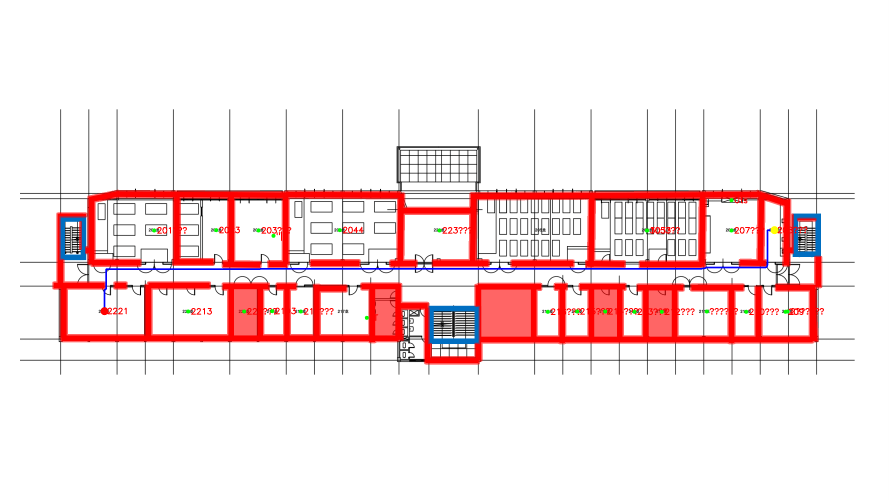
#> input picture outputs/red_wall_run/overlay_red_wall.png, 2667 x 1500 px (shown at 1/3 size)
$ python -i process_red_and_run.py   (imports and definitions only)
#> lines starting #> are read from the running program, lines starting #| are printed output that depends on the picture; after the words box and inside, x2 and y2 are one past the last pixel; in counts of white or black regions, pixels touching at a corner belong together
#> further down, picture is the input picture: shape (1500, 2667, 3); mean B, G, R 229.2, 228.3, 247
### run_navigation.py
import os
from pathlib import Path
import glob
import cv2
import numpy as np
from ultralytics import YOLO
from collections import deque
import easyocr
import json
import re
import argparse

###############################################################
# 0. MODEL PATH
###############################################################

SEG_MODEL_PATH = r"C:\SW_3_2\toridos\AiCane\runs\segment\train7\weights\best.pt"
OCR_MODEL_PATH = r"C:\SW_3_2\toridos\AiCane\runs\detect\train\weights\best.pt"


def resolve_model(path):
    if os.path.exists(path):
        return path
    found = glob.glob("**/best.pt", recursive=True)
    if found:
        print("[!] WARNING: model not found, fallback →", found[0])
        return found[0]
    raise FileNotFoundError(path)


seg_model = YOLO(resolve_model(SEG_MODEL_PATH))
ocr_model = YOLO(resolve_model(OCR_MODEL_PATH))
ocr_reader = easyocr.Reader(["ko", "en"])

# OCR configuration
OCR_CONF_THRESHOLD = 0.25  # accept detections with confidence >= this (EasyOCR returns 0..1)

TEXT_CLASS = 0
ROOM_CLASS = 2


###############################################################
# UTIL FUNCTIONS
###############################################################

# [1078 lines left out: functions normalize_text, levenshtein, run_seg, run_ocr, list_texts, ask and 17 more, not called in this run]


###############################################################
# MAIN
###############################################################

# [62 lines that do not run on import are left out]

### scripts/process_red_and_run.py
import os
import cv2
import numpy as np
from pathlib import Path

import sys
from pathlib import Path as _Path

# ensure repo root is on sys.path so run_navigation can be imported the same way
repo_root = _Path(__file__).resolve().parents[1]
sys.path.insert(0, str(repo_root))
import run_navigation as rn


def extract_red_mask(img, kernel_size=7, min_area=500):
#> called with kernel_size = 7, min_area = 500
    hsv = cv2.cvtColor(img, cv2.COLOR_BGR2HSV)
#> hsv: shape (1500, 2667, 3); mean H, S, V 1.1, 21.8, 248.7

    lower1 = np.array([0, 100, 50])
    upper1 = np.array([10, 255, 255])
    lower2 = np.array([160, 100, 50])
    upper2 = np.array([180, 255, 255])

    mask1 = cv2.inRange(hsv, lower1, upper1)
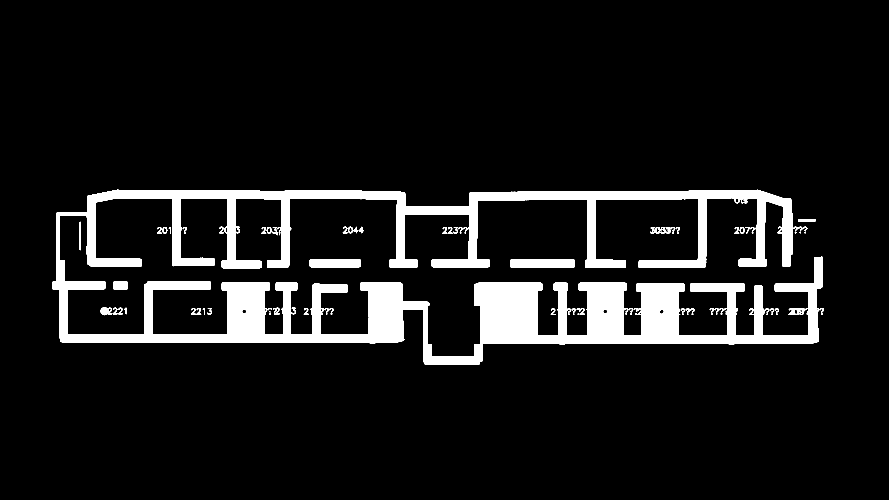
#> mask1: shape (1500, 2667) (shown at 1/3 size); 9% white; 98 white regions (31 under 20 px), largest, box (x1, y1, x2, y2) and area: (157, 569, 2467, 1094) 341544, (1531, 778, 1724, 803) 4801, (928, 777, 1082, 802) 3811
    mask2 = cv2.inRange(hsv, lower2, upper2)
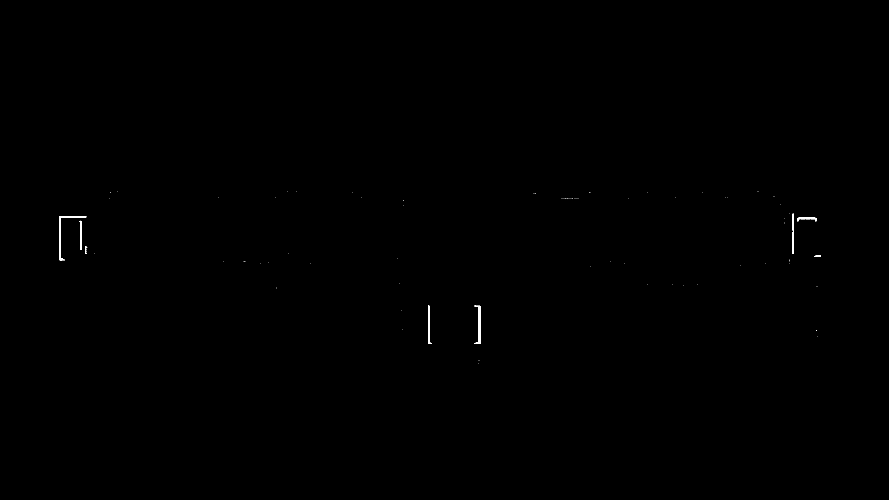
#> mask2: shape (1500, 2667) (shown at 1/3 size); 0.09% white; 96 white regions (88 under 20 px), largest, box (x1, y1, x2, y2) and area: (178, 648, 259, 781) 962, (1423, 917, 1441, 1032) 662, (1284, 917, 1296, 1032) 592
    mask = cv2.bitwise_or(mask1, mask2)
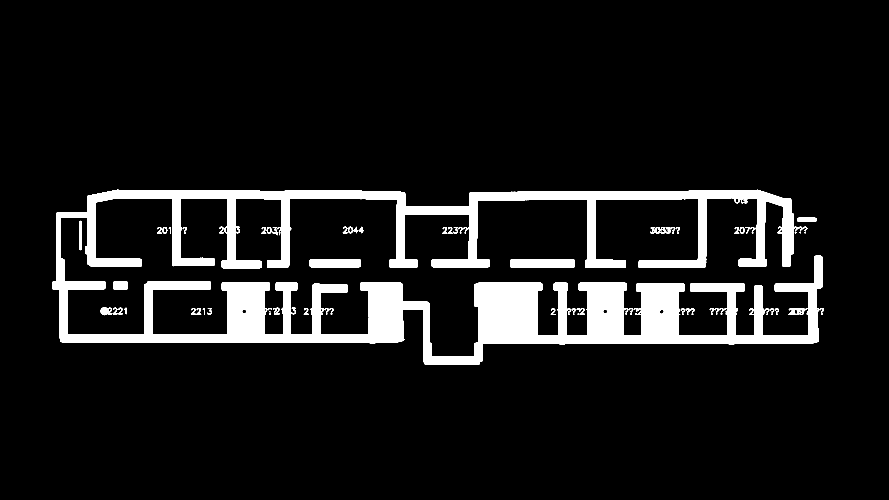
#> mask: shape (1500, 2667) (shown at 1/3 size); 9.1% white; 97 white regions (31 under 20 px), largest, box (x1, y1, x2, y2) and area: (157, 569, 2467, 1094) 344557, (1531, 778, 1724, 803) 4801, (928, 777, 1082, 802) 3812

    kernel = cv2.getStructuringElement(cv2.MORPH_ELLIPSE, (kernel_size, kernel_size))
    mask = cv2.morphologyEx(mask, cv2.MORPH_CLOSE, kernel, iterations=1)
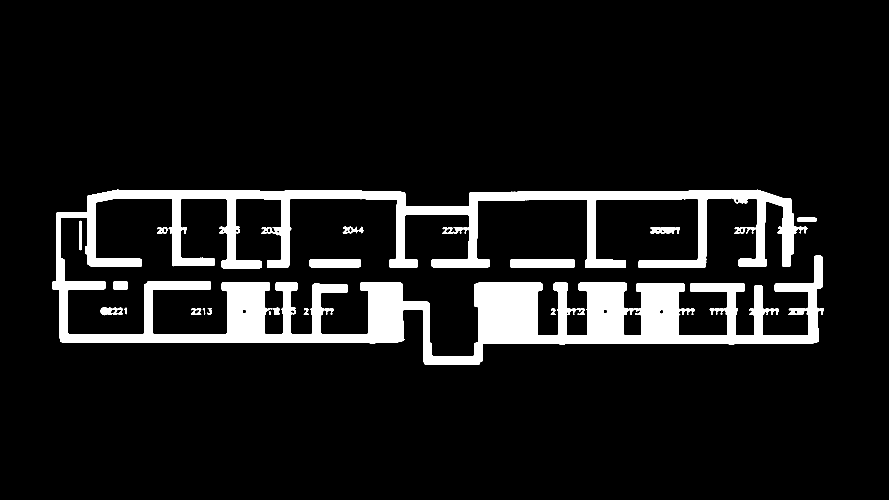
#> mask: shape (1500, 2667) (shown at 1/3 size); 9.2% white; 21 white regions (3 under 20 px), largest, box (x1, y1, x2, y2) and area: (157, 569, 2472, 1094) 352888, (1531, 778, 1724, 803) 4801, (928, 777, 1082, 802) 3812
    mask = cv2.dilate(mask, kernel, iterations=1)
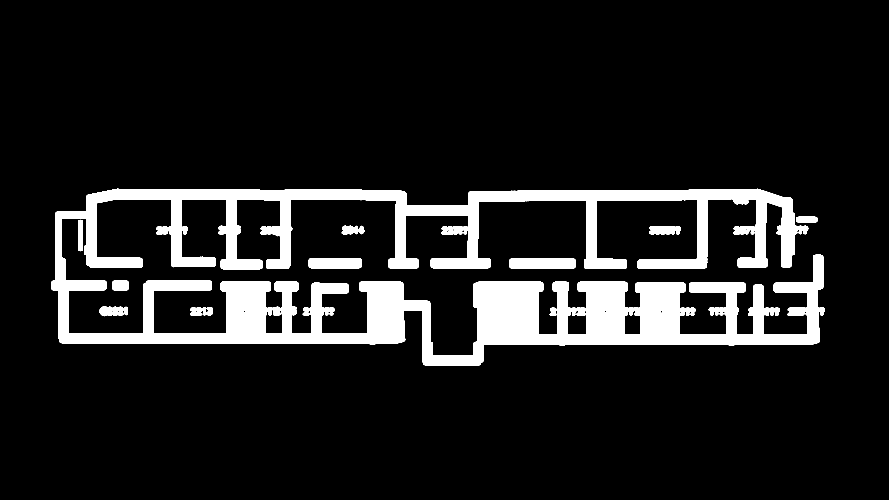
#> mask: shape (1500, 2667) (shown at 1/3 size); 11.2% white; 10 white regions

    # remove small components
    cnts, _ = cv2.findContours(mask, cv2.RETR_EXTERNAL, cv2.CHAIN_APPROX_SIMPLE)
#> cnts = 10 contours; largest, box (x1, y1, x2, y2) and area: (154, 566, 2475, 1097) 424273, (1528, 775, 1727, 806) 5888, (925, 774, 1085, 805) 4701, (1947, 678, 2043, 704) 2021, (298, 918, 383, 949) 1874
    out = np.zeros_like(mask)
    for c in cnts:
        if cv2.contourArea(c) >= min_area:
            cv2.drawContours(out, [c], -1, 255, -1)
#> this loop made 10 passes
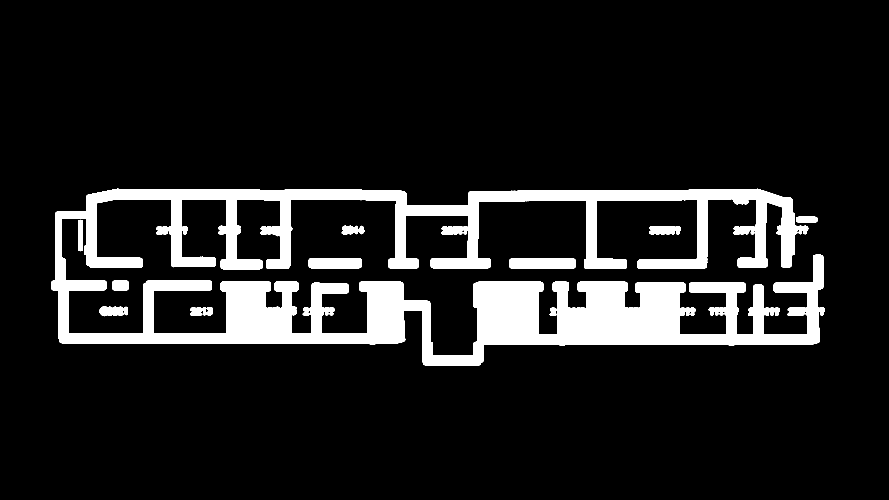
#> out: shape (1500, 2667) (shown at 1/3 size); 11.4% white; 10 white regions, largest, box (x1, y1, x2, y2) and area: (154, 566, 2475, 1097) 435473, (1528, 775, 1727, 806) 6109, (925, 774, 1085, 805) 4882

    return out


# [229 lines left out: functions mask_to_grid_from_binary, pick_start_goal_from_ocr, draw_overlay_custom, run_on_image, not called in this run]


# [7 lines not run here, left out]

>>> import cv2
>>> picture = cv2.imread('../outputs/red_wall_run/overlay_red_wall.png')
>>> result = extract_red_mask(picture)
